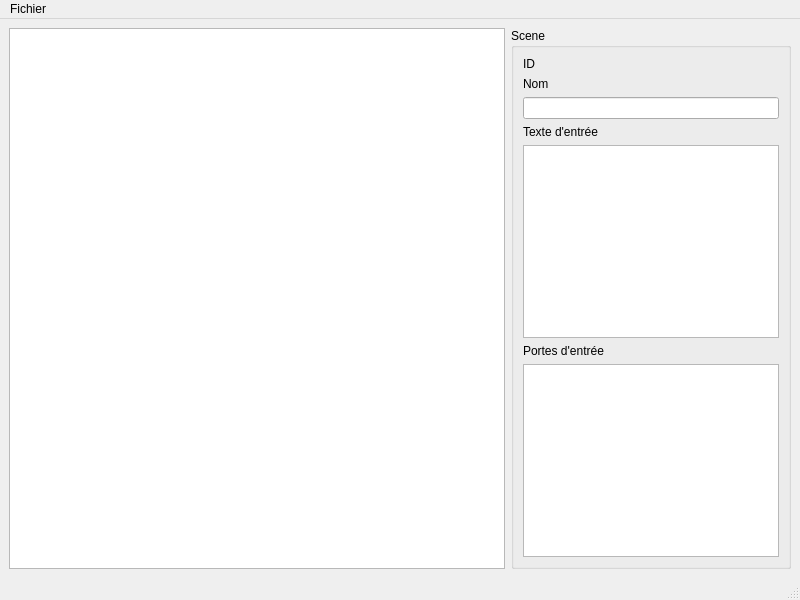
<?xml version="1.0" encoding="UTF-8"?>
<ui version="4.0">
 <class>MainWindow</class>
 <widget class="QMainWindow" name="MainWindow">
  <property name="geometry">
   <rect>
    <x>0</x>
    <y>0</y>
    <width>800</width>
    <height>600</height>
   </rect>
  </property>
  <property name="windowTitle">
   <string>MainWindow</string>
  </property>
  <widget class="QWidget" name="centralwidget">
   <layout class="QGridLayout" name="gridLayout">
    <item row="0" column="0">
     <widget class="QTreeView" name="sceneView"/>
    </item>
    <item row="0" column="1">
     <widget class="QGroupBox" name="groupBox">
      <property name="title">
       <string>Scene</string>
      </property>
      <layout class="QGridLayout" name="gridLayout_2">
       <item row="1" column="0" colspan="2">
        <widget class="QLabel" name="label_3">
         <property name="text">
          <string>Nom</string>
         </property>
        </widget>
       </item>
       <item row="2" column="0" colspan="2">
        <widget class="QLineEdit" name="ln_Name"/>
       </item>
       <item row="4" column="0" colspan="2">
        <widget class="QPlainTextEdit" name="txt_Text"/>
       </item>
       <item row="5" column="0" colspan="2">
        <widget class="QLabel" name="label_5">
         <property name="text">
          <string>Portes d'entrée</string>
         </property>
        </widget>
       </item>
       <item row="0" column="1">
        <widget class="QLabel" name="label">
         <property name="text">
          <string/>
         </property>
        </widget>
       </item>
       <item row="6" column="0" colspan="2">
        <widget class="QListWidget" name="lst_Child"/>
       </item>
       <item row="0" column="0">
        <widget class="QLabel" name="lbl_id">
         <property name="text">
          <string>ID</string>
         </property>
        </widget>
       </item>
       <item row="3" column="0" colspan="2">
        <widget class="QLabel" name="label_4">
         <property name="text">
          <string>Texte d'entrée</string>
         </property>
        </widget>
       </item>
      </layout>
     </widget>
    </item>
   </layout>
  </widget>
  <widget class="QMenuBar" name="menubar">
   <property name="geometry">
    <rect>
     <x>0</x>
     <y>0</y>
     <width>800</width>
     <height>21</height>
    </rect>
   </property>
   <widget class="QMenu" name="menuFichier">
    <property name="title">
     <string>Fichier</string>
    </property>
    <addaction name="actionOuvrir"/>
   </widget>
   <addaction name="menuFichier"/>
  </widget>
  <widget class="QStatusBar" name="statusbar"/>
  <action name="actionOuvrir">
   <property name="text">
    <string>Ouvrir...</string>
   </property>
  </action>
 </widget>
 <resources/>
 <connections/>
</ui>
